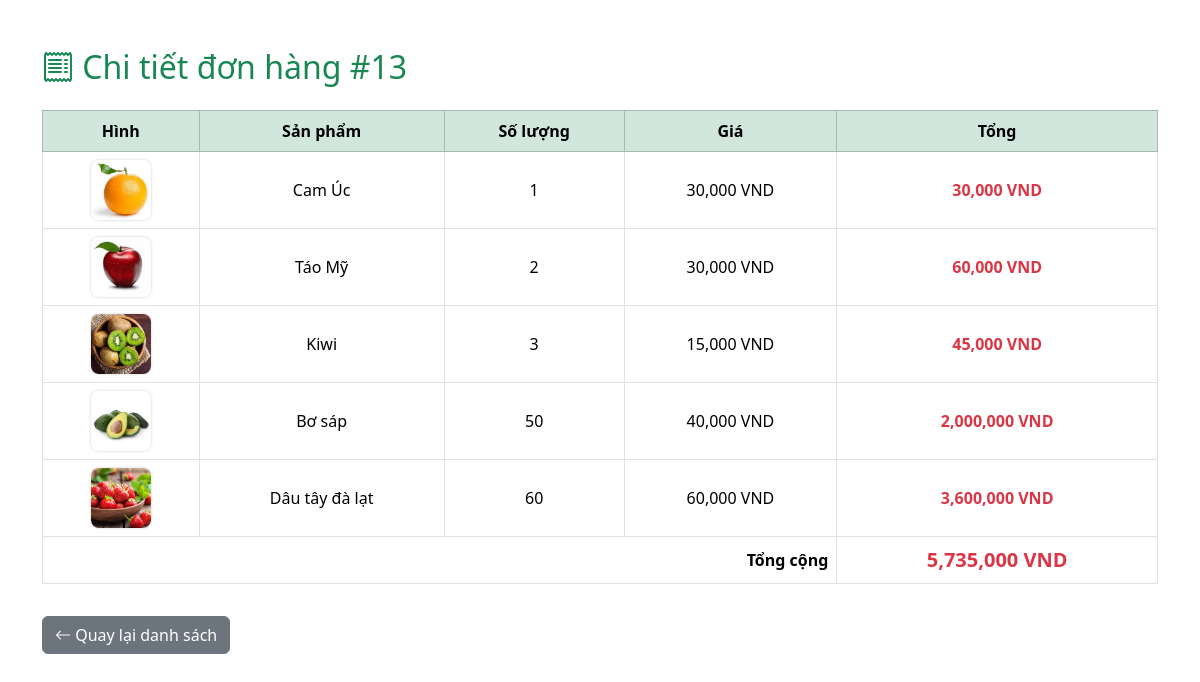
The page /views/order_detail.php?id=13 (signed in) on the database its author committed.
### tables this page shows
CREATE TABLE `order_details` (
  `id` int(11) NOT NULL,
  `order_id` int(11) DEFAULT NULL,
  `product_id` int(11) DEFAULT NULL,
  `quantity` int(11) DEFAULT NULL,
  `price` int(11) DEFAULT NULL
);

CREATE TABLE `products` (
  `id` int(11) NOT NULL,
  `name` varchar(100) NOT NULL,
  `price` int(11) NOT NULL,
  `description` text NOT NULL,
  `image` varchar(100) NOT NULL,
  `category` varchar(100) DEFAULT NULL
);

### views/order_detail.php (the view, shortened to what this page needs)
<?php
include '../config/config.php';
$id = $_GET['id'];
$stmt = $conn->prepare("SELECT * FROM order_details od
                        JOIN products p ON od.product_id = p.id
                        WHERE od.order_id = ?");
$stmt->execute([$id]);
?>
<!DOCTYPE html>
<html lang="vi">
<head>
  <link href="https://cdn.jsdelivr.net/npm/bootstrap@5.3.2/dist/css/bootstrap.min.css" rel="stylesheet">
  <link rel="stylesheet" href="https://cdn.jsdelivr.net/npm/bootstrap-icons@1.10.5/font/bootstrap-icons.css">
  <link rel="stylesheet" href="https://cdn.jsdelivr.net/npm/bootstrap-icons@1.10.5/font/bootstrap-icons.css">
</head>
<body>
<div class="container mt-5">
  <h2 class="mb-4 text-success"><i class="bi bi-receipt"></i> Chi tiết đơn hàng #<?= $id; ?></h2>
  <div class="table-responsive">
    <table class="table table-bordered align-middle text-center">
      <thead class="table-success">
        <tr>
          <th>Hình</th>
          <th>Sản phẩm</th>
          <th>Số lượng</th>
          <th>Giá</th>
          <th>Tổng</th>
        </tr>
      </thead>
      <tbody>
        <?php
        $total = 0;
        while ($row = $stmt->fetch(PDO::FETCH_ASSOC)) {
          $subtotal = $row['quantity'] * $row['price'];
          $total += $subtotal;
          echo "<tr>
                  <td><img src='../assets/images/{$row['image']}' class='product-img'></td>
                  <td>{$row['name']}</td>
                  <td>{$row['quantity']}</td>
                  <td>" . number_format($row['price']) . " VND</td>
                  <td class='text-danger fw-bold'>" . number_format($subtotal) . " VND</td>
                </tr>";
        }
        ?>
        <tr>
          <td colspan="4" class="text-end fw-bold">Tổng cộng</td>
          <td class="text-danger fs-5 fw-bold"><?= number_format($total); ?> VND</td>
        </tr>
      </tbody>
    </table>
  </div>
  <a href="orders.php" class="btn btn-secondary mt-3"><i class="bi bi-arrow-left"></i> Quay lại danh sách</a>
</div>
</body>
</html>

### views/order_detail.php (style rules this page uses)
.product-img { width: 60px; height: 60px; object-fit: cover; border-radius: 8px; box-shadow: 0 0 3px rgba(0,0,0,0.2); }

### rows shown on the page
order_details: product.image (picture), product.name "Cam Úc", quantity "1", product.price "30,000", quantity.price "30,000"
order_details: product.image (picture), product.name "Táo Mỹ", quantity "2", product.price "30,000", quantity.price "60,000"
order_details: product.image (picture), product.name "Kiwi", quantity "3", product.price "15,000", quantity.price "45,000"
order_details: product.image (picture), product.name "Bơ sáp", quantity "50", product.price "40,000", quantity.price "2,000,000"
order_details: product.image (picture), product.name "Dâu tây đà lạt", quantity "60", product.price "60,000", quantity.price "3,600,000"

### other values the page prints
$id "13"
$total "5,735,000"
